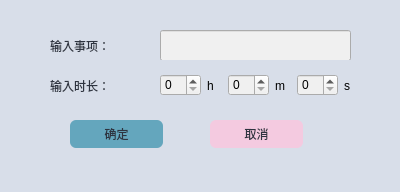
<?xml version="1.0" encoding="UTF-8"?>
<ui version="4.0">
 <class>set_class</class>
 <widget class="QDialog" name="set_class">
  <property name="geometry">
   <rect>
    <x>0</x>
    <y>0</y>
    <width>400</width>
    <height>192</height>
   </rect>
  </property>
  <property name="windowTitle">
   <string>Dialog</string>
  </property>
  <property name="styleSheet">
   <string notr="true">    background-color: #D8DEE9;</string>
  </property>
  <widget class="QLabel" name="label">
   <property name="geometry">
    <rect>
     <x>50</x>
     <y>30</y>
     <width>81</width>
     <height>31</height>
    </rect>
   </property>
   <property name="styleSheet">
    <string notr="true">    font: 10pt &quot;黑体&quot;;
    color: #2e3440;</string>
   </property>
   <property name="text">
    <string>输入事项：</string>
   </property>
  </widget>
  <widget class="QLineEdit" name="lineEdit">
   <property name="geometry">
    <rect>
     <x>160</x>
     <y>30</y>
     <width>191</width>
     <height>31</height>
    </rect>
   </property>
   <property name="styleSheet">
    <string notr="true">    background-color: #f0f0f0;</string>
   </property>
  </widget>
  <widget class="QPushButton" name="pushButton">
   <property name="geometry">
    <rect>
     <x>70</x>
     <y>120</y>
     <width>93</width>
     <height>28</height>
    </rect>
   </property>
   <property name="styleSheet">
    <string notr="true">QPushButton { /* confirm */
    border: none;
    color: #2E3440;
    background-color: #64a6bd;
    font: 500 10pt &quot;SimHei&quot;;
    border-radius: 6px;
}
QPushButton:hover {
    background-color: #82b9d3; /* lighter shade for hover */
}
QPushButton:pressed {
    background-color: #50819a; /* darker shade for pressed */
}
</string>
   </property>
   <property name="text">
    <string>确定</string>
   </property>
  </widget>
  <widget class="QPushButton" name="pushButton_2">
   <property name="geometry">
    <rect>
     <x>210</x>
     <y>120</y>
     <width>93</width>
     <height>28</height>
    </rect>
   </property>
   <property name="styleSheet">
    <string notr="true">QPushButton { /* cancel */ 
    border: none;
    color: #2E3440;
    background-color: #f4cae0;
    font: 500 10pt &quot;SimHei&quot;;
    border-radius: 6px;
}
QPushButton:hover {
    background-color: #f8d7e7; /* lighter shade for hover */
}
QPushButton:pressed {
    background-color: #d49db3; /* darker shade for pressed */
}</string>
   </property>
   <property name="text">
    <string>取消</string>
   </property>
  </widget>
  <widget class="QLabel" name="label_2">
   <property name="geometry">
    <rect>
     <x>50</x>
     <y>70</y>
     <width>81</width>
     <height>31</height>
    </rect>
   </property>
   <property name="styleSheet">
    <string notr="true">    font: 10pt &quot;黑体&quot;;
    color: #2e3440;</string>
   </property>
   <property name="text">
    <string>输入时长：</string>
   </property>
  </widget>
  <widget class="QWidget" name="horizontalLayoutWidget">
   <property name="geometry">
    <rect>
     <x>160</x>
     <y>60</y>
     <width>199</width>
     <height>51</height>
    </rect>
   </property>
   <layout class="QHBoxLayout" name="horizontalLayout">
    <item>
     <widget class="QSpinBox" name="setclass_Spinbox_h">
      <property name="styleSheet">
       <string notr="true">    background-color: #f0f0f0;</string>
      </property>
     </widget>
    </item>
    <item>
     <widget class="QLabel" name="label_3">
      <property name="text">
       <string>h</string>
      </property>
     </widget>
    </item>
    <item>
     <widget class="QSpinBox" name="setclass_Spinbox_m">
      <property name="styleSheet">
       <string notr="true">    background-color: #f0f0f0;</string>
      </property>
     </widget>
    </item>
    <item>
     <widget class="QLabel" name="label_4">
      <property name="text">
       <string>m</string>
      </property>
     </widget>
    </item>
    <item>
     <widget class="QSpinBox" name="setclass_Spinbox_s">
      <property name="styleSheet">
       <string notr="true">    background-color: #f0f0f0;</string>
      </property>
     </widget>
    </item>
    <item>
     <widget class="QLabel" name="label_5">
      <property name="text">
       <string>s</string>
      </property>
     </widget>
    </item>
   </layout>
  </widget>
 </widget>
 <resources/>
 <connections/>
</ui>
